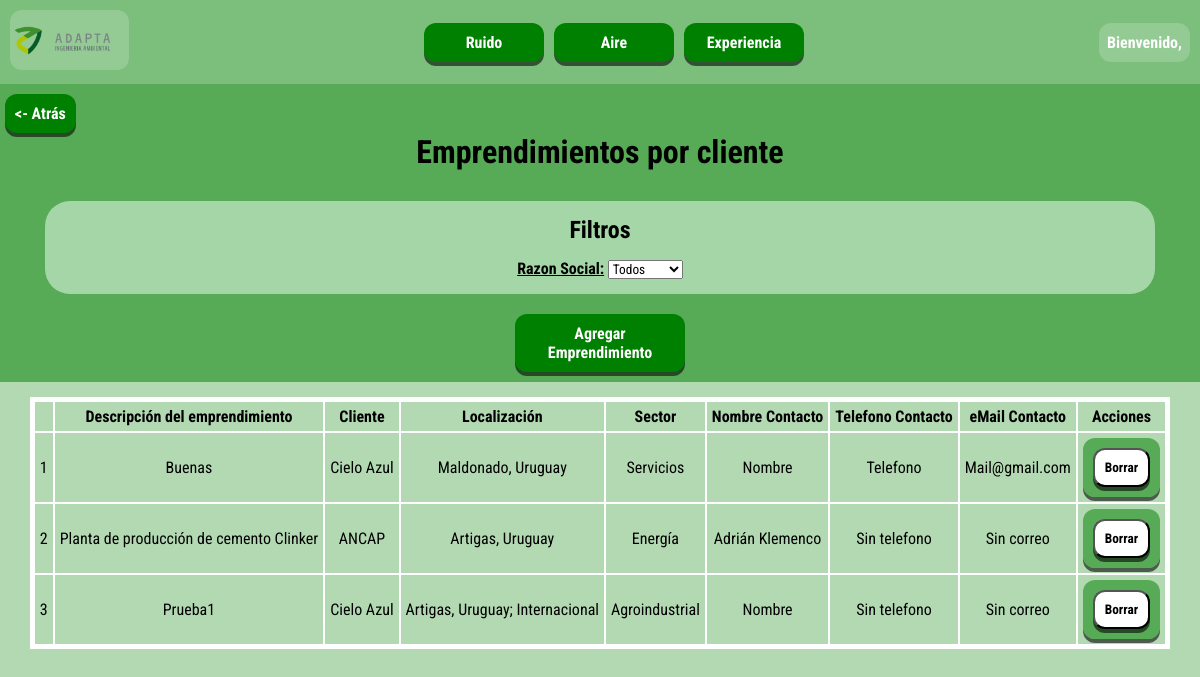
The app's page /experiencia/proyectos (signed in), older data.
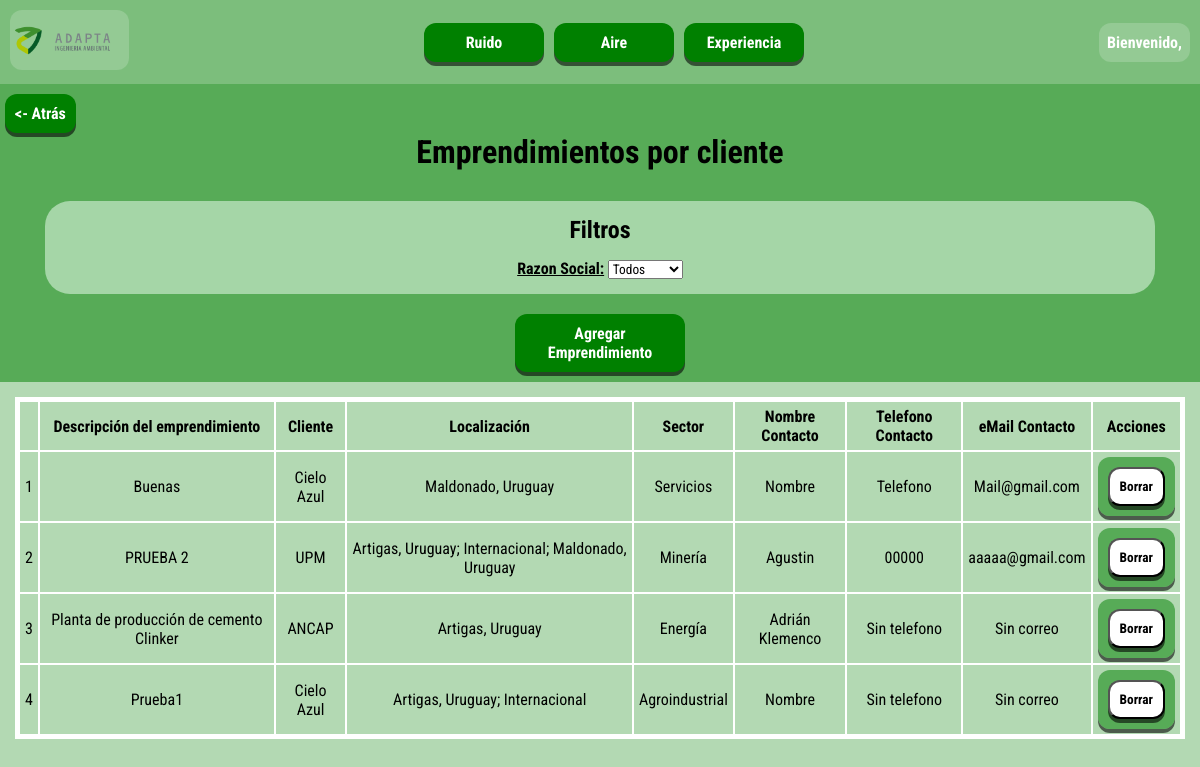
The same page, newer data.
### servicios_adapta_app/models.py (models this page shows, shortened)
class experienciaProyecto(models.Model):
    id = models.AutoField(primary_key=True)
    nombre = models.CharField(max_length=300)
    contacto_nombre = models.CharField(max_length=100)
    contacto_telefono = models.CharField(max_length=20, blank=True)
    contacto_mail = models.EmailField(blank=True)
    razon = models.ForeignKey(experienciaRazonSocial, on_delete=models.CASCADE)
    localizacion = models.ManyToManyField(experienciaLocalizaciones, related_name='proyectos')
    SECTOR_CHOICES = [
        ('agroindustrial', 'Agroindustrial'),
        ('aguapot_sanea', 'Agua potable y saneamiento'),
        ('ambiente', 'Ambiente'),
        ('comercial', 'Comercial'),
        ('energia', 'Energía'),
        ('industrial', 'Industrial'),
        ('infraestruct', 'Infraestructura'),
        ('logistica', 'Logística'),
        ('mineria', 'Minería'),
        ('puertos', 'Puertos'),
        ('recursosH', 'Recursos Hídricos'),
        ('recursosS', 'Recursos Solidos'),
        ('salud', 'Salud'),
        ('servicios', 'Servicios'),
        ('telecom', 'Telecomunicaciones'),
    ]
    sector = models.CharField(max_length=50, choices=SECTOR_CHOICES)

class experienciaRazonSocial(models.Model):
    id = models.AutoField(primary_key=True)
    nombre = models.CharField(max_length=150, unique=True)

class experienciaLocalizaciones(models.Model):
    departamento = models.CharField(max_length=100, blank=True)
    pais = models.CharField(max_length=100)
    def __str__(self):
        if self.departamento:
            return f"{self.departamento}, {self.pais}"
        else:
            return self.pais

### servicios_adapta_app/views.py (the view)
# urls.py: path('experiencia/proyectos', views.experienciaProyectos, name='experiencia-proyectos'),
def experienciaProyectos(request):
    if request.user.is_authenticated:
        proyectos = experienciaProyecto.objects.all().order_by("nombre")
        razones = experienciaRazonSocial.objects.all().order_by("nombre")
        context = {'proyectos': proyectos, 'razones': razones}
        return render(request, './servicios_adapta_app/experiencia_proyectos.html', context)
    else:
        return redirect('login')

### servicios_adapta_app/templates/servicios_adapta_app/experiencia_proyectos.html (shortened to what this page needs)
{% extends './base.html' %}
{% block content %}
<div class="tableForm">
    <div class="top-section">
        <div class="div-atras">
            <a class="boton-atras" href="{% url 'menu-experiencia' %}"> <- Atrás</a>
        </div>
        <h1 style="margin-bottom: 10px; margin-top: 0;">Emprendimientos por cliente</h1>
        <div class="filters">
            <h2>Filtros</h2>
            <div style="margin-top: 10px;">
                <label for="razon-filter" class="title">Razon Social:</label>
                <select id="razon-filter">
                    <option value="">Todos</option>
                </select>
            </div>
        </div>
        <div class="sub-section">
            <a href="{% url 'experiencia-proyectos-agregar' %}" style="margin-bottom: 10px; max-width: 150px;">Agregar Emprendimiento</a>
        </div>
    </div>
    <div class="table-section">
        <table id="proyectos-table">
            <thead>
                <tr>
                    <th></th>
                    <th>Descripción del emprendimiento</th>
                    <th>Cliente</th>
                    <th>Localización</th>
                    <th>Sector</th>
                    <th>Nombre Contacto</th>
                    <th>Telefono Contacto</th>
                    <th>eMail Contacto</th>
                    <th>Acciones</th>
                </tr>
            </thead>
            <tbody>
                {% for proyecto in proyectos %}
                <tr data-razon="{{ proyecto.razon.id }}"
                    data-proyecto="{{ proyecto.id }}">
                    <td>{{ forloop.counter }}</td>
                    <td>{{ proyecto.nombre }}</td>
                    <td>{{ proyecto.razon.nombre }}</td>
                    <td>{{ proyecto.localizacion.all|join:'; ' }}</td>
                    <td>{{ proyecto.get_sector_display }}</td>
                    <td>{{ proyecto.contacto_nombre }}</td>
                    <td>{{ proyecto.contacto_telefono|default:"Sin telefono" }}</td>
                    <td>{{ proyecto.contacto_mail|default:"Sin correo" }}</td>
                    <td>
                        <form method="POST" action="{% url 'borrar_proyecto' proyecto.id %}">
                            <button type="submit">Borrar</button>
                        </form>
                    </td>
                </tr>
                {% endfor %}
            </tbody>
        </table>
    </div>
</div>
{% endblock %}

### servicios_adapta_app/templates/servicios_adapta_app/base.html (shortened to what this page needs)
<!DOCTYPE html>
<head>
    {% load static %}
    <link rel="stylesheet" type="text/css" href="{% static 'main.css' %}">
    <link rel="stylesheet" type="text/css" href="{% static 'navbar.css' %}">
    <link rel="stylesheet" type="text/css" href="{% static 'noise_menu.css' %}">
    <link rel="stylesheet" type="text/css" href="{% static 'form.css' %}">
    <link rel="stylesheet" type="text/css" href="{% static 'tabla-mediciones.css' %}">
    <link rel="stylesheet" type="text/css" href="{% static 'tabla-experiencia.css' %}">
</head>
<body>
    <nav>
        <div class="navbar">
            <a class="navbar-logo" href="{% url 'index' %}">
                <img src="{% static '/logo.png' %}" alt="Logo de la empresa">
            </a>
            <div class="navbar-links" id="navbarNav">
                <ul class="navbar-links">
                    <li><a href="{% url 'menu-ruido' %}">Ruido</a></li>
                    <li><a href="{% url 'filtrado-aire' %}">Aire</a></li>
                    <li><a href="{% url 'menu-experiencia' %}">Experiencia</a></li>
                </ul>
            </div>
            {% if user.is_authenticated %}
            <div class="user-button">
                <span class="navbar-welcome">
                    Bienvenido, {{ user.first_name }}
                </span>
            </div>
            {% endif %}
        </div>
    </nav>
    {% block content %}
    {% endblock %}
</body>

### servicios_adapta_app/static/main.css (style rules this page uses)
* { margin: 0; padding: 0; font-family: 'Roboto Condensed', sans-serif; }
body { height: 100vh; }

### servicios_adapta_app/static/navbar.css (style rules this page uses)
.navbar { position: sticky; top: 0; z-index: 999; display: flex; max-width: 100%; align-items: center; justify-content: space-between; background-color: rgba(0, 128, 0, 0.514); padding: 10px; flex-direction: row; }
.navbar-logo img { height: 50px; background-color: rgba(255, 255, 255, 0.181); border-radius: 12px; padding: 5px; }
.navbar-links { min-width: 300px; max-width: 100%; }
.navbar-links ul { list-style: none; padding: 0; margin: 0; display: flex; justify-content: space-between; width: 100%; }
.navbar-links a { background-color: green; border-radius: 12px; box-shadow: 0px 4px rgba(0, 0, 0, 0.577); padding: 10px; width: 100px; text-align: center; font-weight: bold; cursor: pointer; color: black; margin: 0px 5px; }
.navbar-links a { display: inline-block; height: 50%; width: 100px; text-decoration: none; color: white; transition: background-color .2s; }
.navbar-welcome { font-weight: bold; color: white; background-color: rgba(255, 255, 255, 0.181); border-radius: 12px; padding: 10px 8px; }
.user-button { cursor: pointer; }

### servicios_adapta_app/static/form.css (style rules this page uses)
form { background-color: rgba(0, 128, 0, 0.514); border-radius: 12px; padding: 10px; box-shadow: 0px 4px rgba(0, 0, 0, 0.577); color: white }
.title { font-weight: bold; text-decoration: underline; }
form button { font-weight: bold; background-color: white; border-radius: 12px; box-shadow: 0px 4px rgba(0, 0, 0, 0.577); padding: 10px; }

### servicios_adapta_app/static/tabla-mediciones.css (style rules this page uses)
.tableForm { background-color: rgba(0, 128, 0, 0.297); min-height: 100vh; min-width: 100%; display: flex; flex-direction: column; }
.top-section { align-items: center; justify-content: center; display: flex; flex-direction: column; width: 100%; background-color: rgba(0, 128, 0, 0.514); }
.top-section h1 { width: 100%; margin-top: 15px; font-weight: bold; text-align: center; }
.sub-section { width: 90%; display: flex; flex-wrap: wrap; align-items: center; justify-content: center; gap: 20px; }
.sub-section form, .sub-section a, .sub-section button { flex: 1; text-align: center; }
.sub-section a { text-decoration: none; color: white; font-weight: bold; background-color: green; border-radius: 12px; box-shadow: 0px 4px rgba(0, 0, 0, 0.577); padding: 10px; transition: background-color .2s; }
.table-section { align-items: center; justify-content: center; display: flex; flex-direction: column; padding: 15px; }
.table-section table, td, th { text-align: center; border-collapse: collapse; border: 2px solid white; }
.table-section table { border: 5px solid white; }
.table-section td, th { padding: 5px; }

### servicios_adapta_app/static/tabla-experiencia.css (style rules this page uses)
.div-atras { padding-left: 10px; padding-top: 10px; display: flex; justify-content: start; width: 100%; }
.filters { display: flex; flex-direction: column; align-items: center; background-color: rgb(165, 214, 167); padding: 15px; margin: 20px; border-radius: 25px; gap: 5px; width: 90%; }
.experiencia-sub-section a, .boton-atras { text-decoration: none; color: white; font-weight: bold; background-color: green; border-radius: 12px; box-shadow: 0px 4px rgba(0, 0, 0, 0.577); padding: 10px; transition: background-color .2s; }

Row changes from the older to the newer data that the page shows:
added experienciaProyecto: nombre "PRUEBA 2", razon.nombre "UPM", localizacion.all "Artigas, Uruguay; Internacional; Maldonado, Uruguay", sector "Minería", contacto_nombre "Agustin", contacto_telefono "00000", contacto_mail "aaaaa@gmail.com"
